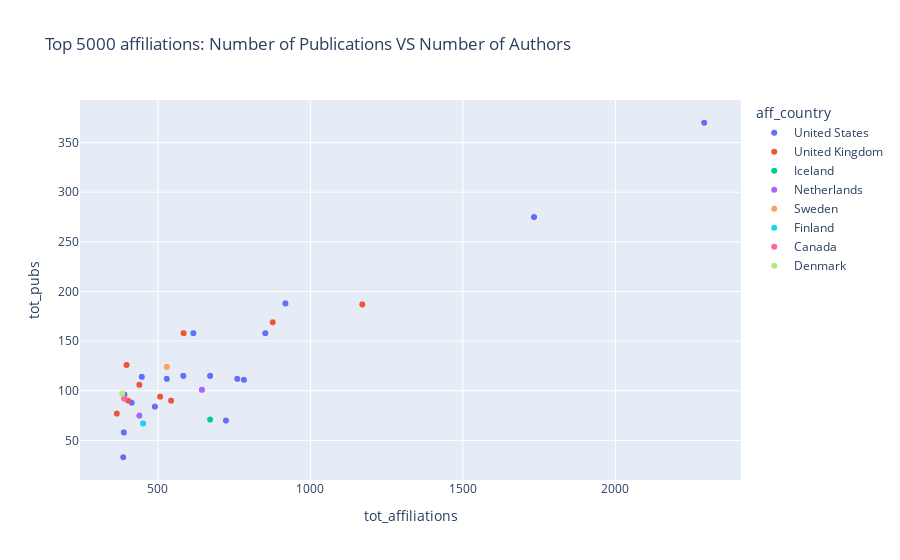

The notebook cell saved with this chart:
### Code cell
treshold = 5000

px.scatter(gridaffiliations[:treshold], 
           x="tot_affiliations", y="tot_pubs", 
           color="aff_country",
           hover_name="aff_name", 
           hover_data=['aff_id', 'aff_name', 'aff_city', 'aff_country', 'tot_affiliations', 'tot_pubs'], 
           title=f"Top {treshold} affiliations: Number of Publications VS Number of Authors")

### Figure 1 — Plotly figure (JSON) as saved in the notebook; plotly's stock layout.template omitted (floating-point values rounded to 4 significant figures; data arrays with more than 128 entries replaced by an {"elided": "..."} marker saying what was removed)
{"data": [{"customdata": {"elided": "3197x4 str values"}, "hovertemplate": "<b>%{hovertext}</b><br><br>aff_country=%{customdata[3]}<br>tot_affiliations=%{x}<br>tot_pubs=%{y}<br>aff_id=%{customdata[0]}<br>aff_name=%{customdata[1]}<br>aff_city=%{customdata[2]}<extra></extra>", "hovertext": {"elided": "3197 str values"}, "legendgroup": "United States", "marker": {"color": "#636efa", "symbol": "circle"}, "mode": "markers", "name": "United States", "showlegend": true, "type": "scattergl", "x": {"elided": "3197 int values"}, "xaxis": "x", "y": {"elided": "3197 int values"}, "yaxis": "y"}, {"customdata": {"elided": "1073x4 str values"}, "hovertemplate": "<b>%{hovertext}</b><br><br>aff_country=%{customdata[3]}<br>tot_affiliations=%{x}<br>tot_pubs=%{y}<br>aff_id=%{customdata[0]}<br>aff_name=%{customdata[1]}<br>aff_city=%{customdata[2]}<extra></extra>", "hovertext": {"elided": "1073 str values"}, "legendgroup": "United Kingdom", "marker": {"color": "#EF553B", "symbol": "circle"}, "mode": "markers", "name": "United Kingdom", "showlegend": true, "type": "scattergl", "x": {"elided": "1073 int values"}, "xaxis": "x", "y": {"elided": "1073 int values"}, "yaxis": "y"}, {"customdata": [["grid.421812.c", "deCODE Genetics (Iceland)", "Reykjavik", "Iceland"], ["grid.421812.c", "deCODE Genetics (Iceland)", "Reykjavik", "Iceland"], ["grid.421812.c", "deCODE Genetics (Iceland)", "Reykjavik", "Iceland"], ["grid.421812.c", "deCODE Genetics (Iceland)", "Reykjavik", "Iceland"], ["grid.421812.c", "deCODE Genetics (Iceland)", "Reykjavik", "Iceland"], ["grid.421812.c", "deCODE Genetics (Iceland)", "Reykjavik", "Iceland"], ["grid.421812.c", "deCODE Genetics (Iceland)", "Reykjavik", "Iceland"], ["grid.421812.c", "deCODE Genetics (Iceland)", "Reykjavik", "Iceland"], ["grid.421812.c", "deCODE Genetics (Iceland)", "Reykjavik", "Iceland"], ["grid.421812.c", "deCODE Genetics (Iceland)", "Reykjavik", "Iceland"], ["grid.421812.c", "deCODE Genetics (Iceland)", "Reykjavik", "Iceland"], ["grid.421812.c", "deCODE Genetics (Iceland)", "Reykjavik", "Iceland"], ["grid.421812.c", "deCODE Genetics (Iceland)", "Reykjavik", "Iceland"], ["grid.421812.c", "deCODE Genetics (Iceland)", "Reykjavik", "Iceland"], ["grid.421812.c", "deCODE Genetics (Iceland)", "Reykjavik", "Iceland"], ["grid.421812.c", "deCODE Genetics (Iceland)", "Reykjavik", "Iceland"], ["grid.421812.c", "deCODE Genetics (Iceland)", "Reykjavik", "Iceland"], ["grid.421812.c", "deCODE Genetics (Iceland)", "Reykjavik", "Iceland"], ["grid.421812.c", "deCODE Genetics (Iceland)", "Reykjavik", "Iceland"], ["grid.421812.c", "deCODE Genetics (Iceland)", "Reykjavik", "Iceland"], ["grid.421812.c", "deCODE Genetics (Iceland)", "Reykjavik", "Iceland"], ["grid.421812.c", "deCODE Genetics (Iceland)", "Reykjavik", "Iceland"], ["grid.421812.c", "deCODE Genetics (Iceland)", "Reykjavik", "Iceland"], ["grid.421812.c", "deCODE Genetics (Iceland)", "Reykjavik", "Iceland"], ["grid.421812.c", "deCODE Genetics (Iceland)", "Reykjavik", "Iceland"], ["grid.421812.c", "deCODE Genetics (Iceland)", "Reykjavik", "Iceland"], ["grid.421812.c", "deCODE Genetics (Iceland)", "Reykjavik", "Iceland"]], "hovertemplate": "<b>%{hovertext}</b><br><br>aff_country=%{customdata[3]}<br>tot_affiliations=%{x}<br>tot_pubs=%{y}<br>aff_id=%{customdata[0]}<br>aff_name=%{customdata[1]}<br>aff_city=%{customdata[2]}<extra></extra>", "hovertext": ["deCODE Genetics (Iceland)", "deCODE Genetics (Iceland)", "deCODE Genetics (Iceland)", "deCODE Genetics (Iceland)", "deCODE Genetics (Iceland)", "deCODE Genetics (Iceland)", "deCODE Genetics (Iceland)", "deCODE Genetics (Iceland)", "deCODE Genetics (Iceland)", "deCODE Genetics (Iceland)", "deCODE Genetics (Iceland)", "deCODE Genetics (Iceland)", "deCODE Genetics (Iceland)", "deCODE Genetics (Iceland)", "deCODE Genetics (Iceland)", "deCODE Genetics (Iceland)", "deCODE Genetics (Iceland)", "deCODE Genetics (Iceland)", "deCODE Genetics (Iceland)", "deCODE Genetics (Iceland)", "deCODE Genetics (Iceland)", "deCODE Genetics (Iceland)", "deCODE Genetics (Iceland)", "deCODE Genetics (Iceland)", "deCODE Genetics (Iceland)", "deCODE Genetics (Iceland)", "deCODE Genetics (Iceland)"], "legendgroup": "Iceland", "marker": {"color": "#00cc96", "symbol": "circle"}, "mode": "markers", "name": "Iceland", "showlegend": true, "type": "scattergl", "x": [671, 671, 671, 671, 671, 671, 671, 671, 671, 671, 671, 671, 671, 671, 671, 671, 671, 671, 671, 671, 671, 671, 671, 671, 671, 671, 671], "xaxis": "x", "y": [71, 71, 71, 71, 71, 71, 71, 71, 71, 71, 71, 71, 71, 71, 71, 71, 71, 71, 71, 71, 71, 71, 71, 71, 71, 71, 71], "yaxis": "y"}, {"customdata": {"elided": "268x4 str values"}, "hovertemplate": "<b>%{hovertext}</b><br><br>aff_country=%{customdata[3]}<br>tot_affiliations=%{x}<br>tot_pubs=%{y}<br>aff_id=%{customdata[0]}<br>aff_name=%{customdata[1]}<br>aff_city=%{customdata[2]}<extra></extra>", "hovertext": {"elided": "268 str values"}, "legendgroup": "Netherlands", "marker": {"color": "#ab63fa", "symbol": "circle"}, "mode": "markers", "name": "Netherlands", "showlegend": true, "type": "scattergl", "x": {"elided": "268 int values"}, "xaxis": "x", "y": {"elided": "268 int values"}, "yaxis": "y"}, {"customdata": {"elided": "113x4 str values"}, "hovertemplate": "<b>%{hovertext}</b><br><br>aff_country=%{customdata[3]}<br>tot_affiliations=%{x}<br>tot_pubs=%{y}<br>aff_id=%{customdata[0]}<br>aff_name=%{customdata[1]}<br>aff_city=%{customdata[2]}<extra></extra>", "hovertext": ["Karolinska Institute", "Karolinska Institute", "Karolinska Institute", "Karolinska Institute", "Karolinska Institute", "Karolinska Institute", "Karolinska Institute", "Karolinska Institute", "Karolinska Institute", "Karolinska Institute", "Karolinska Institute", "Karolinska Institute", "Karolinska Institute", "Karolinska Institute", "Karolinska Institute", "Karolinska Institute", "Karolinska Institute", "Karolinska Institute", "Karolinska Institute", "Karolinska Institute", "Karolinska Institute", "Karolinska Institute", "Karolinska Institute", "Karolinska Institute", "Karolinska Institute", "Karolinska Institute", "Karolinska Institute", "Karolinska Institute", "Karolinska Institute", "Karolinska Institute", "Karolinska Institute", "Karolinska Institute", "Karolinska Institute", "Karolinska Institute", "Karolinska Institute", "Karolinska Institute", "Karolinska Institute", "Karolinska Institute", "Karolinska Institute", "Karolinska Institute", "Karolinska Institute", "Karolinska Institute", "Karolinska Institute", "Karolinska Institute", "Karolinska Institute", "Karolinska Institute", "Karolinska Institute", "Karolinska Institute", "Karolinska Institute", "Karolinska Institute", "Karolinska Institute", "Karolinska Institute", "Karolinska Institute", "Karolinska Institute", "Karolinska Institute", "Karolinska Institute", "Karolinska Institute", "Karolinska Institute", "Karolinska Institute", "Karolinska Institute", "Karolinska Institute", "Karolinska Institute", "Karolinska Institute", "Karolinska Institute", "Karolinska Institute", "Karolinska Institute", "Karolinska Institute", "Karolinska Institute", "Karolinska Institute", "Karolinska Institute", "Karolinska Institute", "Karolinska Institute", "Karolinska Institute", "Karolinska Institute", "Karolinska Institute", "Karolinska Institute", "Karolinska Institute", "Karolinska Institute", "Karolinska Institute", "Karolinska Institute", "Karolinska Institute", "Karolinska Institute", "Karolinska Institute", "Karolinska Institute", "Karolinska Institute", "Karolinska Institute", "Karolinska Institute", "Karolinska Institute", "Karolinska Institute", "Karolinska Institute", "Karolinska Institute", "Karolinska Institute", "Karolinska Institute", "Karolinska Institute", "Karolinska Institute", "Karolinska Institute", "Karolinska Institute", "Karolinska Institute", "Karolinska Institute", "Karolinska Institute", "Karolinska Institute", "Karolinska Institute", "Karolinska Institute", "Karolinska Institute", "Karolinska Institute", "Karolinska Institute", "Karolinska Institute", "Karolinska Institute", "Karolinska Institute", "Karolinska Institute", "Karolinska Institute", "Karolinska Institute", "Karolinska Institute"], "legendgroup": "Sweden", "marker": {"color": "#FFA15A", "symbol": "circle"}, "mode": "markers", "name": "Sweden", "showlegend": true, "type": "scattergl", "x": [529, 529, 529, 529, 529, 529, 529, 529, 529, 529, 529, 529, 529, 529, 529, 529, 529, 529, 529, 529, 529, 529, 529, 529, 529, 529, 529, 529, 529, 529, 529, 529, 529, 529, 529, 529, 529, 529, 529, 529, 529, 529, 529, 529, 529, 529, 529, 529, 529, 529, 529, 529, 529, 529, 529, 529, 529, 529, 529, 529, 529, 529, 529, 529, 529, 529, 529, 529, 529, 529, 529, 529, 529, 529, 529, 529, 529, 529, 529, 529, 529, 529, 529, 529, 529, 529, 529, 529, 529, 529, 529, 529, 529, 529, 529, 529, 529, 529, 529, 529, 529, 529, 529, 529, 529, 529, 529, 529, 529, 529, 529, 529, 529], "xaxis": "x", "y": [124, 124, 124, 124, 124, 124, 124, 124, 124, 124, 124, 124, 124, 124, 124, 124, 124, 124, 124, 124, 124, 124, 124, 124, 124, 124, 124, 124, 124, 124, 124, 124, 124, 124, 124, 124, 124, 124, 124, 124, 124, 124, 124, 124, 124, 124, 124, 124, 124, 124, 124, 124, 124, 124, 124, 124, 124, 124, 124, 124, 124, 124, 124, 124, 124, 124, 124, 124, 124, 124, 124, 124, 124, 124, 124, 124, 124, 124, 124, 124, 124, 124, 124, 124, 124, 124, 124, 124, 124, 124, 124, 124, 124, 124, 124, 124, 124, 124, 124, 124, 124, 124, 124, 124, 124, 124, 124, 124, 124, 124, 124, 124, 124], "yaxis": "y"}, {"customdata": {"elided": "91x4 str values"}, "hovertemplate": "<b>%{hovertext}</b><br><br>aff_country=%{customdata[3]}<br>tot_affiliations=%{x}<br>tot_pubs=%{y}<br>aff_id=%{customdata[0]}<br>aff_name=%{customdata[1]}<br>aff_city=%{customdata[2]}<extra></extra>", "hovertext": ["University of Helsinki", "University of Helsinki", "University of Helsinki", "University of Helsinki", "University of Helsinki", "University of Helsinki", "University of Helsinki", "University of Helsinki", "University of Helsinki", "University of Helsinki", "University of Helsinki", "University of Helsinki", "University of Helsinki", "University of Helsinki", "University of Helsinki", "University of Helsinki", "University of Helsinki", "University of Helsinki", "University of Helsinki", "University of Helsinki", "University of Helsinki", "University of Helsinki", "University of Helsinki", "University of Helsinki", "University of Helsinki", "University of Helsinki", "University of Helsinki", "University of Helsinki", "University of Helsinki", "University of Helsinki", "University of Helsinki", "University of Helsinki", "University of Helsinki", "University of Helsinki", "University of Helsinki", "University of Helsinki", "University of Helsinki", "University of Helsinki", "University of Helsinki", "University of Helsinki", "University of Helsinki", "University of Helsinki", "University of Helsinki", "University of Helsinki", "University of Helsinki", "University of Helsinki", "University of Helsinki", "University of Helsinki", "University of Helsinki", "University of Helsinki", "University of Helsinki", "University of Helsinki", "University of Helsinki", "University of Helsinki", "University of Helsinki", "University of Helsinki", "University of Helsinki", "University of Helsinki", "University of Helsinki", "University of Helsinki", "University of Helsinki", "University of Helsinki", "University of Helsinki", "University of Helsinki", "University of Helsinki", "University of Helsinki", "University of Helsinki", "University of Helsinki", "University of Helsinki", "University of Helsinki", "University of Helsinki", "University of Helsinki", "University of Helsinki", "University of Helsinki", "University of Helsinki", "University of Helsinki", "University of Helsinki", "University of Helsinki", "University of Helsinki", "University of Helsinki", "University of Helsinki", "University of Helsinki", "University of Helsinki", "University of Helsinki", "University of Helsinki", "University of Helsinki", "University of Helsinki", "University of Helsinki", "University of Helsinki", "University of Helsinki", "University of Helsinki"], "legendgroup": "Finland", "marker": {"color": "#19d3f3", "symbol": "circle"}, "mode": "markers", "name": "Finland", "showlegend": true, "type": "scattergl", "x": [451, 451, 451, 451, 451, 451, 451, 451, 451, 451, 451, 451, 451, 451, 451, 451, 451, 451, 451, 451, 451, 451, 451, 451, 451, 451, 451, 451, 451, 451, 451, 451, 451, 451, 451, 451, 451, 451, 451, 451, 451, 451, 451, 451, 451, 451, 451, 451, 451, 451, 451, 451, 451, 451, 451, 451, 451, 451, 451, 451, 451, 451, 451, 451, 451, 451, 451, 451, 451, 451, 451, 451, 451, 451, 451, 451, 451, 451, 451, 451, 451, 451, 451, 451, 451, 451, 451, 451, 451, 451, 451], "xaxis": "x", "y": [67, 67, 67, 67, 67, 67, 67, 67, 67, 67, 67, 67, 67, 67, 67, 67, 67, 67, 67, 67, 67, 67, 67, 67, 67, 67, 67, 67, 67, 67, 67, 67, 67, 67, 67, 67, 67, 67, 67, 67, 67, 67, 67, 67, 67, 67, 67, 67, 67, 67, 67, 67, 67, 67, 67, 67, 67, 67, 67, 67, 67, 67, 67, 67, 67, 67, 67, 67, 67, 67, 67, 67, 67, 67, 67, 67, 67, 67, 67, 67, 67, 67, 67, 67, 67, 67, 67, 67, 67, 67, 67], "yaxis": "y"}, {"customdata": {"elided": "140x4 str values"}, "hovertemplate": "<b>%{hovertext}</b><br><br>aff_country=%{customdata[3]}<br>tot_affiliations=%{x}<br>tot_pubs=%{y}<br>aff_id=%{customdata[0]}<br>aff_name=%{customdata[1]}<br>aff_city=%{customdata[2]}<extra></extra>", "hovertext": {"elided": "140 str values"}, "legendgroup": "Canada", "marker": {"color": "#FF6692", "symbol": "circle"}, "mode": "markers", "name": "Canada", "showlegend": true, "type": "scattergl", "x": {"elided": "140 int values"}, "xaxis": "x", "y": {"elided": "140 int values"}, "yaxis": "y"}, {"customdata": {"elided": "91x4 str values"}, "hovertemplate": "<b>%{hovertext}</b><br><br>aff_country=%{customdata[3]}<br>tot_affiliations=%{x}<br>tot_pubs=%{y}<br>aff_id=%{customdata[0]}<br>aff_name=%{customdata[1]}<br>aff_city=%{customdata[2]}<extra></extra>", "hovertext": ["University of Copenhagen", "University of Copenhagen", "University of Copenhagen", "University of Copenhagen", "University of Copenhagen", "University of Copenhagen", "University of Copenhagen", "University of Copenhagen", "University of Copenhagen", "University of Copenhagen", "University of Copenhagen", "University of Copenhagen", "University of Copenhagen", "University of Copenhagen", "University of Copenhagen", "University of Copenhagen", "University of Copenhagen", "University of Copenhagen", "University of Copenhagen", "University of Copenhagen", "University of Copenhagen", "University of Copenhagen", "University of Copenhagen", "University of Copenhagen", "University of Copenhagen", "University of Copenhagen", "University of Copenhagen", "University of Copenhagen", "University of Copenhagen", "University of Copenhagen", "University of Copenhagen", "University of Copenhagen", "University of Copenhagen", "University of Copenhagen", "University of Copenhagen", "University of Copenhagen", "University of Copenhagen", "University of Copenhagen", "University of Copenhagen", "University of Copenhagen", "University of Copenhagen", "University of Copenhagen", "University of Copenhagen", "University of Copenhagen", "University of Copenhagen", "University of Copenhagen", "University of Copenhagen", "University of Copenhagen", "University of Copenhagen", "University of Copenhagen", "University of Copenhagen", "University of Copenhagen", "University of Copenhagen", "University of Copenhagen", "University of Copenhagen", "University of Copenhagen", "University of Copenhagen", "University of Copenhagen", "University of Copenhagen", "University of Copenhagen", "University of Copenhagen", "University of Copenhagen", "University of Copenhagen", "University of Copenhagen", "University of Copenhagen", "University of Copenhagen", "University of Copenhagen", "University of Copenhagen", "University of Copenhagen", "University of Copenhagen", "University of Copenhagen", "University of Copenhagen", "University of Copenhagen", "University of Copenhagen", "University of Copenhagen", "University of Copenhagen", "University of Copenhagen", "University of Copenhagen", "University of Copenhagen", "University of Copenhagen", "University of Copenhagen", "University of Copenhagen", "University of Copenhagen", "University of Copenhagen", "University of Copenhagen", "University of Copenhagen", "University of Copenhagen", "University of Copenhagen", "University of Copenhagen", "University of Copenhagen", "University of Copenhagen"], "legendgroup": "Denmark", "marker": {"color": "#B6E880", "symbol": "circle"}, "mode": "markers", "name": "Denmark", "showlegend": true, "type": "scattergl", "x": [383, 383, 383, 383, 383, 383, 383, 383, 383, 383, 383, 383, 383, 383, 383, 383, 383, 383, 383, 383, 383, 383, 383, 383, 383, 383, 383, 383, 383, 383, 383, 383, 383, 383, 383, 383, 383, 383, 383, 383, 383, 383, 383, 383, 383, 383, 383, 383, 383, 383, 383, 383, 383, 383, 383, 383, 383, 383, 383, 383, 383, 383, 383, 383, 383, 383, 383, 383, 383, 383, 383, 383, 383, 383, 383, 383, 383, 383, 383, 383, 383, 383, 383, 383, 383, 383, 383, 383, 383, 383, 383], "xaxis": "x", "y": [97, 97, 97, 97, 97, 97, 97, 97, 97, 97, 97, 97, 97, 97, 97, 97, 97, 97, 97, 97, 97, 97, 97, 97, 97, 97, 97, 97, 97, 97, 97, 97, 97, 97, 97, 97, 97, 97, 97, 97, 97, 97, 97, 97, 97, 97, 97, 97, 97, 97, 97, 97, 97, 97, 97, 97, 97, 97, 97, 97, 97, 97, 97, 97, 97, 97, 97, 97, 97, 97, 97, 97, 97, 97, 97, 97, 97, 97, 97, 97, 97, 97, 97, 97, 97, 97, 97, 97, 97, 97, 97], "yaxis": "y"}], "layout": {"autosize": true, "legend": {"title": {"text": "aff_country"}, "tracegroupgap": 0}, "title": {"text": "Top 5000 affiliations: Number of Publications VS Number of Authors"}, "xaxis": {"anchor": "y", "autorange": true, "domain": [0, 1], "range": [250.6, 2405.0], "title": {"text": "tot_affiliations"}, "type": "linear"}, "yaxis": {"anchor": "x", "autorange": true, "domain": [0, 1], "range": [5.189, 397.8], "title": {"text": "tot_pubs"}, "type": "linear"}}}
